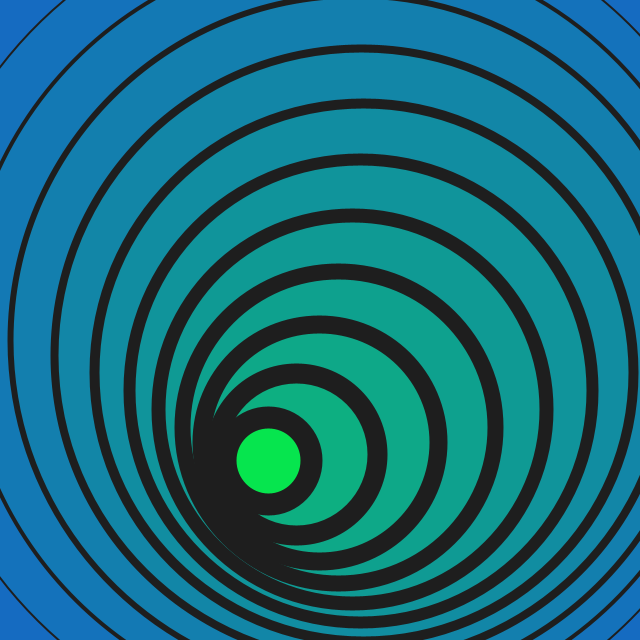
Frame 1 (no input)
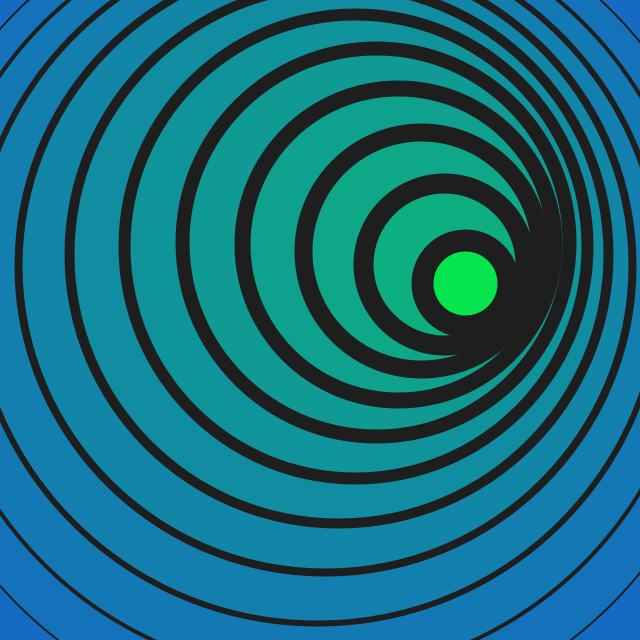
Frame 60 (the mouse pressed at the canvas centre just before this capture)
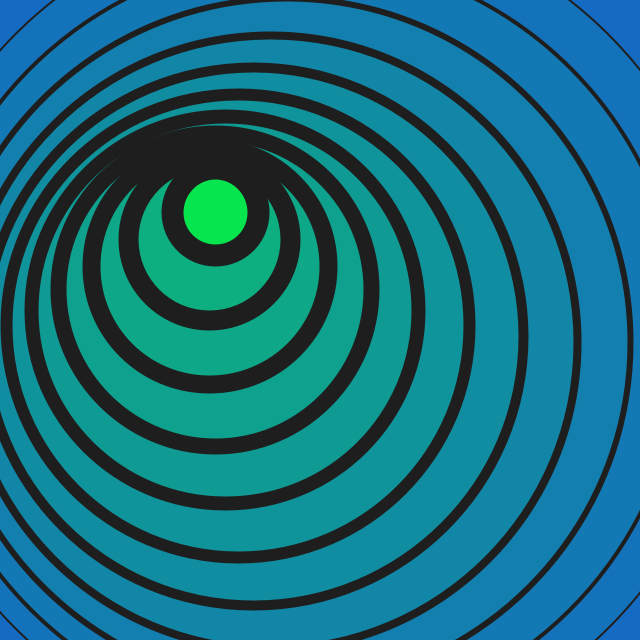
Frame 120 (the mouse held since frame 60 and released just before this capture)

The Processing sketch that drew these frames (run headless with seeded random() and noise(); from frame 60 on, the mouse is pressed at the canvas centre):

// Processing sketch: tunnel
// ── tunnel.pde
int num_layers = 12;
float yyy = 0.0;

color col_green;
color col_blue;

void setup() {
	size(640, 640);
	frameRate(30);
	col_green = color(6, 229, 78);
	col_blue = color(21, 107, 193);
}

void draw() {
	background(30);
	
	translate(width/2, height/2);
	
	for(int j = 0; j < num_layers; j++) {
		float radius = map(j, 0, num_layers, (width * 1.3), 10);
		float x = (map(j, 0, (num_layers - 1), 0, 150) * cos(radians(((yyy + (j * 10)) % 360))));
		float y = (map(j, 0, (num_layers - 1), 0, 150) * sin(radians(((yyy + (j * 10)) % 360))));
		
		pushMatrix();
		pushStyle();
		
		translate(x, y);
		ellipseMode(CENTER);
		fill(fi(j));
		stroke(color(30));
		strokeWeight(j*2);
		//noStroke();
		ellipse(0, 0, (radius * 1.1), (radius * 1.1));
		
		popStyle();
		popMatrix();
	}
	
	yyy += 4;
	
	if(frameCount == 50) { save("preview.png"); }
}

color fi(float i) {
	if(i == (num_layers - 1)) {
		return col_green;
	}
	
	return lerpColor(col_blue, col_green, norm(i, 0, (num_layers * 1.5)));
	//return color(floor(map(i, 0, (num_layers - 1), 0, 255)));
}
